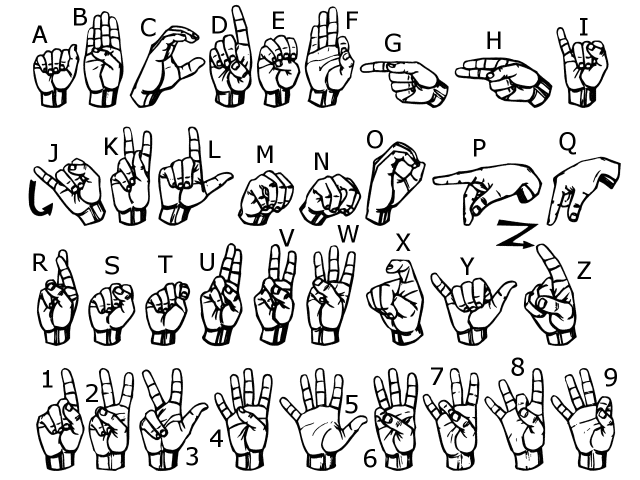
#> input picture signs.png, 1280 x 960 px, given in place of the camera (shown at 1/2 size)
$ python collect-data.py
#> lines starting #> are read from the running program, lines starting #| are printed output that depends on the picture; after the words box and inside, x2 and y2 are one past the last pixel; in counts of white or black regions, pixels touching at a corner belong together
import cv2
import numpy as np
import os
import string

# Create the directory structure
if not os.path.exists("data"):
    os.makedirs("data")
if not os.path.exists("data/train"):
    os.makedirs("data/train")
if not os.path.exists("data/test"):
    os.makedirs("data/test")
for i in range(3):
    if not os.path.exists("data/train/" + str(i)):
        os.makedirs("data/train/" + str(i))
    if not os.path.exists("data/test/" + str(i)):
        os.makedirs("data/test/" + str(i))

for i in string.ascii_uppercase:
    if not os.path.exists("data/train/" + i):
        os.makedirs("data/train/" + i)
    if not os.path.exists("data/test/" + i):
        os.makedirs("data/test/" + i)


# Train or test
mode = "train"
directory = "data/" + mode + "/"
minValue = 70

cap = cv2.VideoCapture(0)
interrupt = -1

while True:
    _, frame = cap.read()
#> frame is the input picture: shape (960, 1280, 3); min 0, max 255, mean 217.7
    # Simulating mirror image
    frame = cv2.flip(frame, 1)
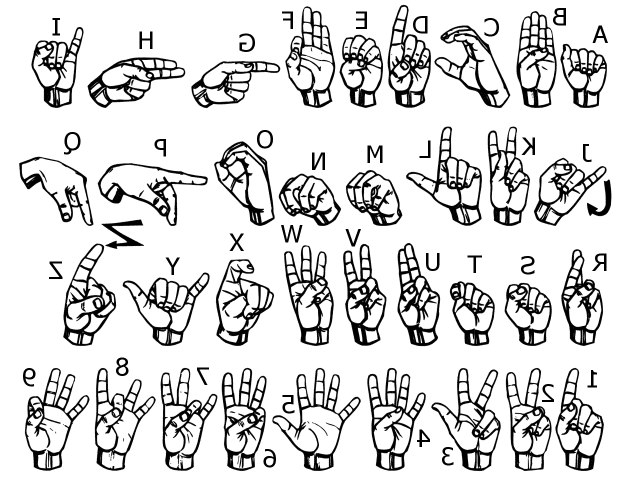
#> frame: shape (960, 1280, 3) (shown at 1/2 size); min 0, max 255, mean 217.7

    # Getting count of existing images
    count = {
        "zero": len(os.listdir(directory + "/0")),
        "one": len(os.listdir(directory + "/1")),
        "two": len(os.listdir(directory + "/2")),
        "a": len(os.listdir(directory + "/A")),
        "b": len(os.listdir(directory + "/B")),
        "c": len(os.listdir(directory + "/C")),
        "d": len(os.listdir(directory + "/D")),
        "e": len(os.listdir(directory + "/E")),
        "f": len(os.listdir(directory + "/F")),
        "g": len(os.listdir(directory + "/G")),
        "h": len(os.listdir(directory + "/H")),
        "i": len(os.listdir(directory + "/I")),
        "j": len(os.listdir(directory + "/J")),
        "k": len(os.listdir(directory + "/K")),
        "l": len(os.listdir(directory + "/L")),
        "m": len(os.listdir(directory + "/M")),
        "n": len(os.listdir(directory + "/N")),
        "o": len(os.listdir(directory + "/O")),
        "p": len(os.listdir(directory + "/P")),
        "q": len(os.listdir(directory + "/Q")),
        "r": len(os.listdir(directory + "/R")),
        "s": len(os.listdir(directory + "/S")),
        "t": len(os.listdir(directory + "/T")),
        "u": len(os.listdir(directory + "/U")),
        "v": len(os.listdir(directory + "/V")),
        "w": len(os.listdir(directory + "/W")),
        "x": len(os.listdir(directory + "/X")),
        "y": len(os.listdir(directory + "/Y")),
        "z": len(os.listdir(directory + "/Z")),
    }

    cv2.putText(
        frame,
        "ZERO : " + str(count["zero"]),
        (10, 70),
        cv2.FONT_HERSHEY_PLAIN,
        1,
        (0, 255, 255),
        1,
    )
#> frame: shape (960, 1280, 3); 0.01% of pixels changed, all inside (x1, y1, x2, y2) = (12, 60, 81, 70)
    cv2.putText(
        frame,
        "ONE : " + str(count["one"]),
        (10, 80),
        cv2.FONT_HERSHEY_PLAIN,
        1,
        (0, 255, 255),
        1,
    )
#> frame: shape (960, 1280, 3); mean B, G, R 217.6, 217.7, 217.7
    cv2.putText(
        frame,
        "TWO : " + str(count["two"]),
        (10, 90),
        cv2.FONT_HERSHEY_PLAIN,
        1,
        (0, 255, 255),
        1,
    )
#> frame: shape (960, 1280, 3); mean B, G, R 217.6, 217.7, 217.7

    cv2.putText(
        frame,
        "a : " + str(count["a"]),
        (10, 100),
        cv2.FONT_HERSHEY_PLAIN,
        1,
        (0, 255, 255),
        1,
    )
#> frame: shape (960, 1280, 3); mean B, G, R 217.6, 217.7, 217.7
    cv2.putText(
        frame,
        "b : " + str(count["b"]),
        (10, 110),
        cv2.FONT_HERSHEY_PLAIN,
        1,
        (0, 255, 255),
        1,
    )
#> frame: shape (960, 1280, 3); mean B, G, R 217.6, 217.7, 217.7
    cv2.putText(
        frame,
        "c : " + str(count["c"]),
        (10, 120),
        cv2.FONT_HERSHEY_PLAIN,
        1,
        (0, 255, 255),
        1,
    )
#> frame: shape (960, 1280, 3); mean B, G, R 217.6, 217.7, 217.7
    cv2.putText(
        frame,
        "d : " + str(count["d"]),
        (10, 130),
        cv2.FONT_HERSHEY_PLAIN,
        1,
        (0, 255, 255),
        1,
    )
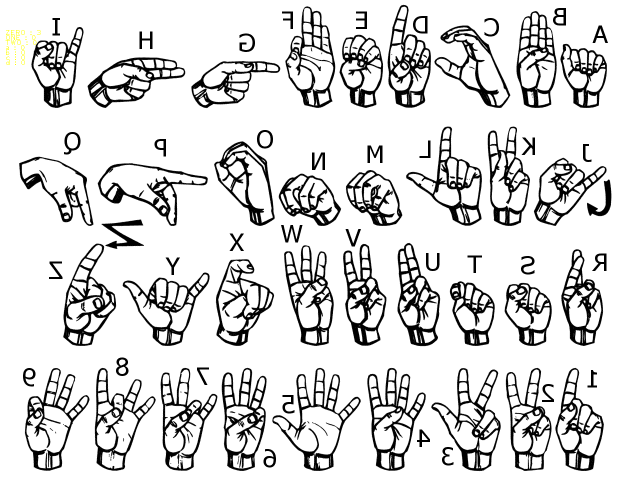
#> frame: shape (960, 1280, 3) (shown at 1/2 size); mean B, G, R 217.6, 217.7, 217.7
    cv2.putText(
        frame,
        "e : " + str(count["e"]),
        (10, 140),
        cv2.FONT_HERSHEY_PLAIN,
        1,
        (0, 255, 255),
        1,
    )
#> frame: shape (960, 1280, 3); under 0.01% of pixels changed, all inside (x1, y1, x2, y2) = (12, 130, 50, 140)
    cv2.putText(
        frame,
        "f : " + str(count["f"]),
        (10, 150),
        cv2.FONT_HERSHEY_PLAIN,
        1,
        (0, 255, 255),
        1,
    )
#> frame: shape (960, 1280, 3); mean B, G, R 217.5, 217.7, 217.7
    cv2.putText(
        frame,
        "g : " + str(count["g"]),
        (10, 160),
        cv2.FONT_HERSHEY_PLAIN,
        1,
        (0, 255, 255),
        1,
    )
#> frame: shape (960, 1280, 3); mean B, G, R 217.5, 217.7, 217.7
    cv2.putText(
        frame,
        "h : " + str(count["h"]),
        (10, 170),
        cv2.FONT_HERSHEY_PLAIN,
        1,
        (0, 255, 255),
        1,
    )
#> frame: shape (960, 1280, 3); mean B, G, R 217.5, 217.7, 217.7
    cv2.putText(
        frame,
        "i : " + str(count["i"]),
        (10, 180),
        cv2.FONT_HERSHEY_PLAIN,
        1,
        (0, 255, 255),
        1,
    )
#> frame: shape (960, 1280, 3); mean B, G, R 217.5, 217.7, 217.7
    cv2.putText(
        frame,
        "k : " + str(count["k"]),
        (10, 190),
        cv2.FONT_HERSHEY_PLAIN,
        1,
        (0, 255, 255),
        1,
    )
#> frame: shape (960, 1280, 3); mean B, G, R 217.5, 217.7, 217.7
    cv2.putText(
        frame,
        "l : " + str(count["l"]),
        (10, 200),
        cv2.FONT_HERSHEY_PLAIN,
        1,
        (0, 255, 255),
        1,
    )
#> frame: shape (960, 1280, 3); mean B, G, R 217.5, 217.7, 217.7
    cv2.putText(
        frame,
        "m : " + str(count["m"]),
        (10, 210),
        cv2.FONT_HERSHEY_PLAIN,
        1,
        (0, 255, 255),
        1,
    )
#> frame: shape (960, 1280, 3); mean B, G, R 217.5, 217.7, 217.7
    cv2.putText(
        frame,
        "n : " + str(count["n"]),
        (10, 220),
        cv2.FONT_HERSHEY_PLAIN,
        1,
        (0, 255, 255),
        1,
    )
#> frame: shape (960, 1280, 3); mean B, G, R 217.5, 217.7, 217.7
    cv2.putText(
        frame,
        "o : " + str(count["o"]),
        (10, 230),
        cv2.FONT_HERSHEY_PLAIN,
        1,
        (0, 255, 255),
        1,
    )
#> frame: shape (960, 1280, 3); mean B, G, R 217.5, 217.7, 217.7
    cv2.putText(
        frame,
        "p : " + str(count["p"]),
        (10, 240),
        cv2.FONT_HERSHEY_PLAIN,
        1,
        (0, 255, 255),
        1,
    )
    cv2.putText(
        frame,
        "q : " + str(count["q"]),
        (10, 250),
        cv2.FONT_HERSHEY_PLAIN,
        1,
        (0, 255, 255),
        1,
    )
#> frame: shape (960, 1280, 3); mean B, G, R 217.4, 217.7, 217.7
    cv2.putText(
        frame,
        "r : " + str(count["r"]),
        (10, 260),
        cv2.FONT_HERSHEY_PLAIN,
        1,
        (0, 255, 255),
        1,
    )
#> frame: shape (960, 1280, 3); mean B, G, R 217.4, 217.7, 217.7
    cv2.putText(
        frame,
        "s : " + str(count["s"]),
        (10, 270),
        cv2.FONT_HERSHEY_PLAIN,
        1,
        (0, 255, 255),
        1,
    )
#> frame: shape (960, 1280, 3); mean B, G, R 217.4, 217.7, 217.7
    cv2.putText(
        frame,
        "t : " + str(count["t"]),
        (10, 280),
        cv2.FONT_HERSHEY_PLAIN,
        1,
        (0, 255, 255),
        1,
    )
#> frame: shape (960, 1280, 3); mean B, G, R 217.4, 217.7, 217.7
    cv2.putText(
        frame,
        "u : " + str(count["u"]),
        (10, 290),
        cv2.FONT_HERSHEY_PLAIN,
        1,
        (0, 255, 255),
        1,
    )
#> frame: shape (960, 1280, 3); mean B, G, R 217.4, 217.7, 217.7
    cv2.putText(
        frame,
        "v : " + str(count["v"]),
        (10, 300),
        cv2.FONT_HERSHEY_PLAIN,
        1,
        (0, 255, 255),
        1,
    )
#> frame: shape (960, 1280, 3); mean B, G, R 217.4, 217.7, 217.7
    cv2.putText(
        frame,
        "w : " + str(count["w"]),
        (10, 310),
        cv2.FONT_HERSHEY_PLAIN,
        1,
        (0, 255, 255),
        1,
    )
#> frame: shape (960, 1280, 3); mean B, G, R 217.4, 217.7, 217.7
    cv2.putText(
        frame,
        "x : " + str(count["x"]),
        (10, 320),
        cv2.FONT_HERSHEY_PLAIN,
        1,
        (0, 255, 255),
        1,
    )
#> frame: shape (960, 1280, 3); mean B, G, R 217.4, 217.7, 217.7
    cv2.putText(
        frame,
        "y : " + str(count["y"]),
        (10, 330),
        cv2.FONT_HERSHEY_PLAIN,
        1,
        (0, 255, 255),
        1,
    )
#> frame: shape (960, 1280, 3); mean B, G, R 217.4, 217.7, 217.7
    cv2.putText(
        frame,
        "z : " + str(count["z"]),
        (10, 340),
        cv2.FONT_HERSHEY_PLAIN,
        1,
        (0, 255, 255),
        1,
    )
#> frame: shape (960, 1280, 3); mean B, G, R 217.4, 217.7, 217.7
    # Coordinates of the ROI
    x1 = int(0.5 * frame.shape[1])
#> x1 = 640
    y1 = 10
    x2 = frame.shape[1] - 10
#> x2 = 1270
    y2 = int(0.5 * frame.shape[1])
#> y2 = 640
    # Drawing the ROI
    # The increment/decrement by 1 is to compensate for the bounding box
    cv2.rectangle(frame, (220 - 1, 9), (620 + 1, 419), (255, 0, 0), 1)
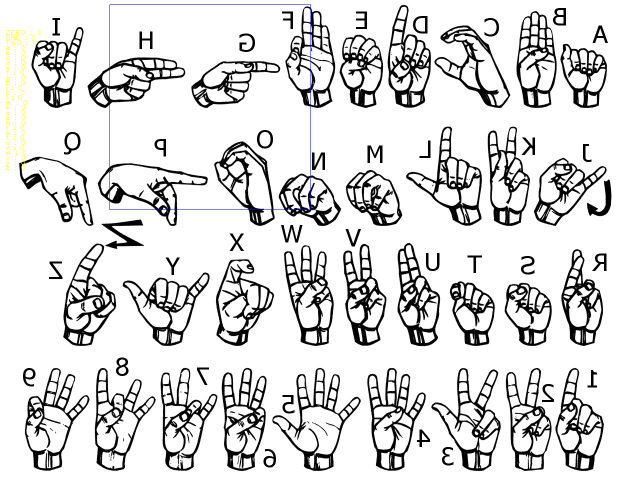
#> frame: shape (960, 1280, 3) (shown at 1/2 size); mean B, G, R 217.4, 217.4, 217.4
    # Extracting the ROI
    roi = frame[10:410, 220:520]
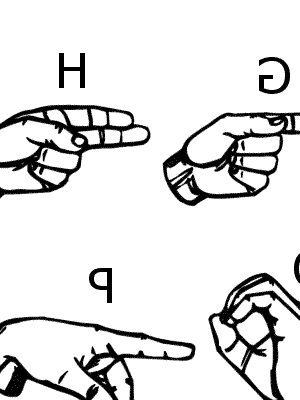
#> roi: shape (400, 300, 3); min 0, max 255, mean 224.2
    #    roi = cv2.resize(roi, (64, 64))

    cv2.imshow("Frame", frame)
    gray = cv2.cvtColor(roi, cv2.COLOR_BGR2GRAY)

    blur = cv2.GaussianBlur(gray, (5, 5), 2)
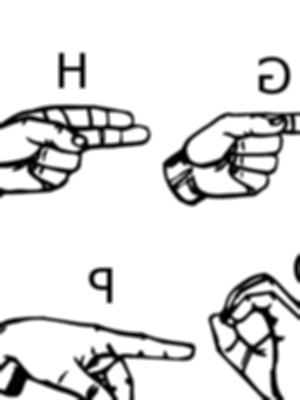
#> blur: shape (400, 300); min 0, max 255, mean 224.2
    # #blur = cv2.bilateralFilter(roi,9,75,75)

    th3 = cv2.adaptiveThreshold(
        blur, 255, cv2.ADAPTIVE_THRESH_GAUSSIAN_C, cv2.THRESH_BINARY_INV, 11, 2
    )
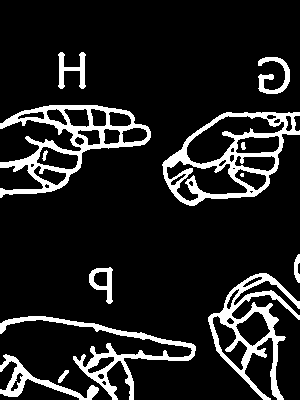
#> th3: shape (400, 300); 12.7% white; 13 white regions (1 under 20 px), largest, box (x1, y1, x2, y2) and area: (0, 105, 151, 198) 3668, (162, 112, 300, 206) 3556, (208, 273, 300, 400) 3051
    ret, test_image = cv2.threshold(
        th3, minValue, 255, cv2.THRESH_BINARY_INV + cv2.THRESH_OTSU
    )
#> ret = 0

    test_image = cv2.resize(test_image, (300, 300))
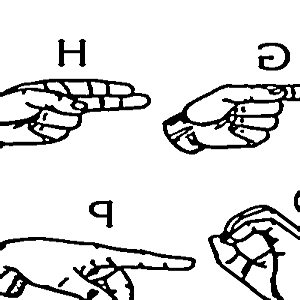
#> test_image: shape (300, 300); min 0, max 255, mean 222.6
    cv2.imshow("test", test_image)

    interrupt = cv2.waitKey(10)
#> (key e is pressed here)
    if interrupt & 0xFF == 27:  # esc key
        break
    if interrupt & 0xFF == ord("0"):
        cv2.imwrite(directory + "0/" + str(count["zero"]) + ".jpg", roi)
    if interrupt & 0xFF == ord("1"):
        cv2.imwrite(directory + "1/" + str(count["one"]) + ".jpg", roi)
    if interrupt & 0xFF == ord("2"):
        cv2.imwrite(directory + "2/" + str(count["two"]) + ".jpg", roi)
    if interrupt & 0xFF == ord("a"):
        cv2.imwrite(directory + "A/" + str(count["a"]) + ".jpg", roi)
    if interrupt & 0xFF == ord("b"):
        cv2.imwrite(directory + "B/" + str(count["b"]) + ".jpg", roi)
    if interrupt & 0xFF == ord("c"):
        cv2.imwrite(directory + "C/" + str(count["c"]) + ".jpg", roi)
    if interrupt & 0xFF == ord("d"):
        cv2.imwrite(directory + "D/" + str(count["d"]) + ".jpg", roi)
    if interrupt & 0xFF == ord("e"):
        cv2.imwrite(directory + "E/" + str(count["e"]) + ".jpg", roi)
    if interrupt & 0xFF == ord("f"):
        cv2.imwrite(directory + "F/" + str(count["f"]) + ".jpg", roi)
    if interrupt & 0xFF == ord("g"):
        cv2.imwrite(directory + "G/" + str(count["g"]) + ".jpg", roi)
    if interrupt & 0xFF == ord("h"):
        cv2.imwrite(directory + "H/" + str(count["h"]) + ".jpg", roi)
    if interrupt & 0xFF == ord("i"):
        cv2.imwrite(directory + "I/" + str(count["i"]) + ".jpg", roi)
    if interrupt & 0xFF == ord("j"):
        cv2.imwrite(directory + "J/" + str(count["j"]) + ".jpg", roi)
    if interrupt & 0xFF == ord("k"):
        cv2.imwrite(directory + "K/" + str(count["k"]) + ".jpg", roi)
    if interrupt & 0xFF == ord("l"):
        cv2.imwrite(directory + "L/" + str(count["l"]) + ".jpg", roi)
    if interrupt & 0xFF == ord("m"):
        cv2.imwrite(directory + "M/" + str(count["m"]) + ".jpg", roi)
    if interrupt & 0xFF == ord("n"):
        cv2.imwrite(directory + "N/" + str(count["n"]) + ".jpg", roi)
    if interrupt & 0xFF == ord("o"):
        cv2.imwrite(directory + "O/" + str(count["o"]) + ".jpg", roi)
    if interrupt & 0xFF == ord("p"):
        cv2.imwrite(directory + "P/" + str(count["p"]) + ".jpg", roi)
    if interrupt & 0xFF == ord("q"):
        cv2.imwrite(directory + "Q/" + str(count["q"]) + ".jpg", roi)
    if interrupt & 0xFF == ord("r"):
        cv2.imwrite(directory + "R/" + str(count["r"]) + ".jpg", roi)
    if interrupt & 0xFF == ord("s"):
        cv2.imwrite(directory + "S/" + str(count["s"]) + ".jpg", roi)
    if interrupt & 0xFF == ord("t"):
        cv2.imwrite(directory + "T/" + str(count["t"]) + ".jpg", roi)
    if interrupt & 0xFF == ord("u"):
        cv2.imwrite(directory + "U/" + str(count["u"]) + ".jpg", roi)
    if interrupt & 0xFF == ord("v"):
        cv2.imwrite(directory + "V/" + str(count["v"]) + ".jpg", roi)
    if interrupt & 0xFF == ord("w"):
        cv2.imwrite(directory + "W/" + str(count["w"]) + ".jpg", roi)
    if interrupt & 0xFF == ord("x"):
        cv2.imwrite(directory + "X/" + str(count["x"]) + ".jpg", roi)
    if interrupt & 0xFF == ord("y"):
        cv2.imwrite(directory + "Y/" + str(count["y"]) + ".jpg", roi)
    if interrupt & 0xFF == ord("z"):
        cv2.imwrite(directory + "Z/" + str(count["z"]) + ".jpg", roi)

cap.release()
cv2.destroyAllWindows()
"""
d = "old-data/test/0"
newd = "data/test/0"
for walk in os.walk(d):
    for file in walk[2]:
        roi = cv2.imread(d+"/"+file)
        roi = cv2.cvtColor(roi, cv2.COLOR_BGR2GRAY)
        _, mask = cv2.threshold(roi, 120, 255, cv2.THRESH_BINARY)
        cv2.imwrite(newd+"/"+file, mask)
"""
